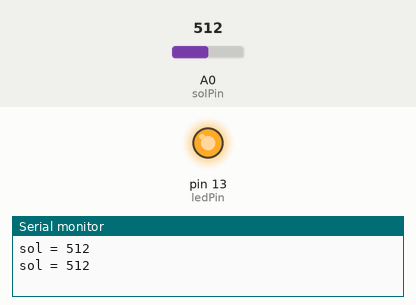
Simulated run of this sketch. Board: Arduino Uno, built with avr-gcc and run on an emulated ATmega328P. Shown: output pins drawn as LEDs (lit = HIGH), the last lines printed to the serial monitor. The inputs (shaded band) are chosen by the test bench; at power-on: A0 (solPin) = 512.

Above: at 1.8 s.
1.9 s: A0 (solPin) set to 490
At 2.3 s:
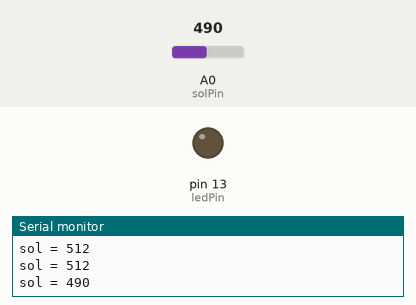
3.5 s: A0 (solPin) set to 510
At 5.0 s:
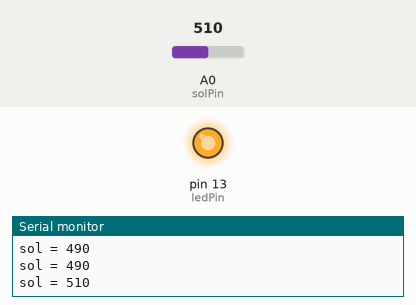
5.5 s: A0 (solPin) set to 306
At 6.5 s:
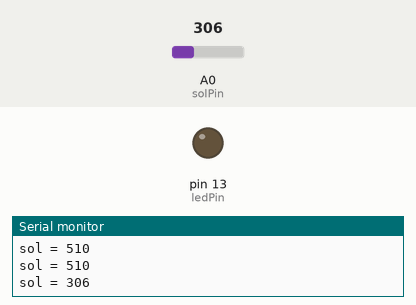
Timing chart, 0 to 8.5 s (numbered marks = the images above; inputs shaded):
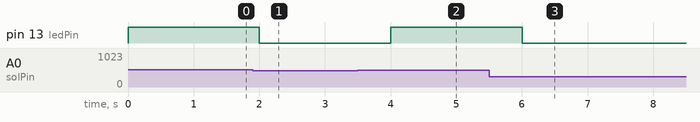

Measured:
- the behaviour switches between 500 and 499 on A0 (solPin) (found by bisection; images 0 and 1)
- after the input at 1.9 s, pin 13 (ledPin): HIGH → LOW after 0.10 s
- after the input at 3.5 s, pin 13 (ledPin): LOW → HIGH after 0.50 s
- after the input at 5.5 s, pin 13 (ledPin): HIGH → LOW after 0.50 s

The sketch:

CapteurHumidite.ino
```cpp
#define solPin A0 // port de connexion du capteur
#define ledPin 13 // port de connexion du led

int minsol = 500; // minimal d'humidité du sol
int sol;

void setup(){
   Serial.begin(9600);

   pinMode(solPin, INPUT);
   pinMode(ledPin, OUTPUT);
}

void loop(){
   sol = analogRead(solPin);
   Serial.print("sol = ");
   Serial.println(sol); // afficher variable

   if (sol < minsol) { digitalWrite(ledPin, LOW); }
   if (sol > minsol) { digitalWrite(ledPin, HIGH); }

   delay(1000);
}
```
